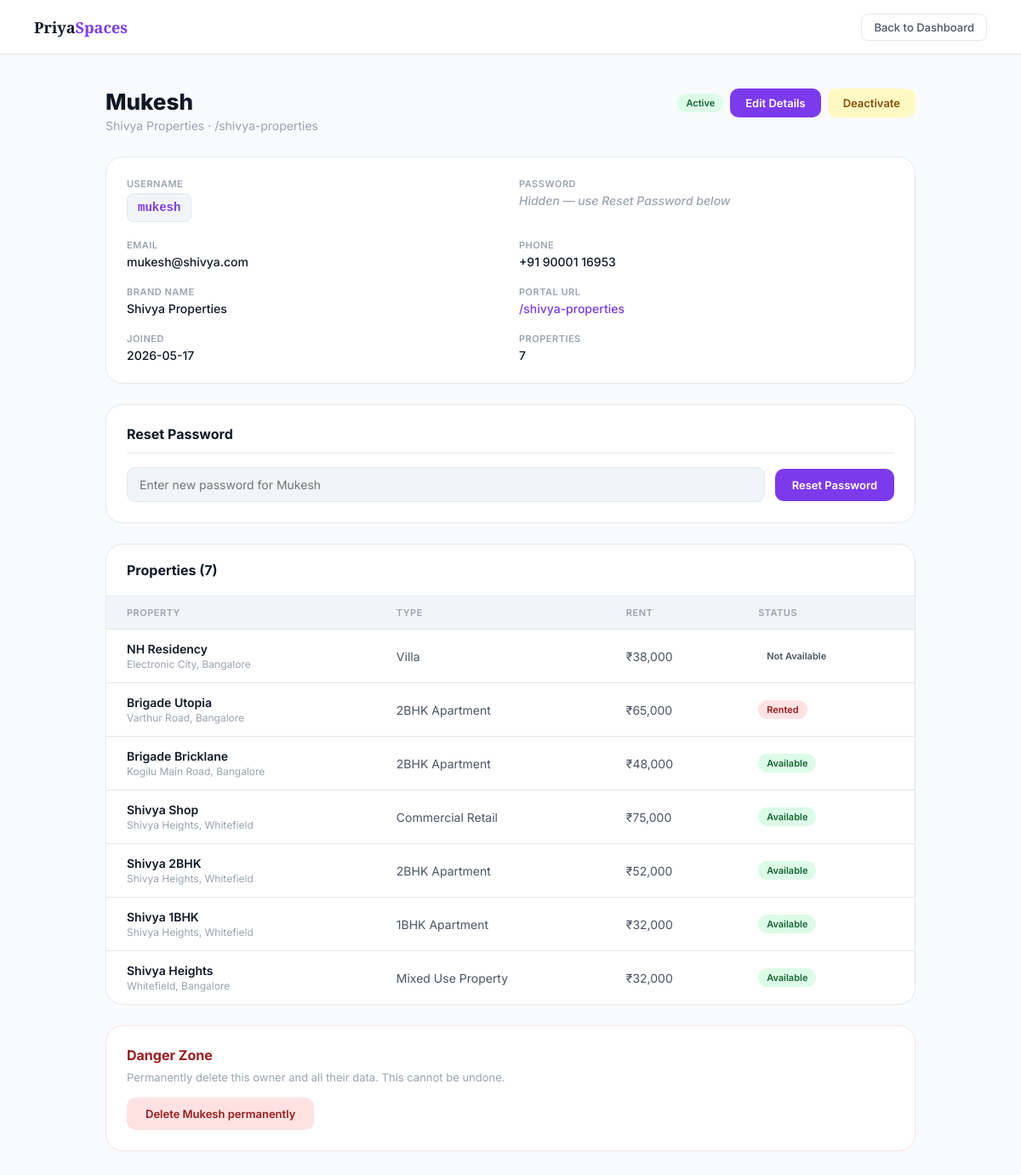
The page /admin/owner/1 (signed in) on the database its author committed.
### tables this page shows
CREATE TABLE owners (
    id INTEGER PRIMARY KEY AUTOINCREMENT,
    name TEXT NOT NULL,
    email TEXT UNIQUE NOT NULL,
    password TEXT NOT NULL,
    phone TEXT,
    slug TEXT UNIQUE NOT NULL,
    brand_name TEXT NOT NULL,
    is_active INTEGER DEFAULT 1,
    created_at TIMESTAMP DEFAULT CURRENT_TIMESTAMP
, username TEXT);

CREATE TABLE properties (
    id INTEGER PRIMARY KEY AUTOINCREMENT,
    owner_id INTEGER NOT NULL,
    title TEXT,
    location TEXT,
    rent TEXT,
    status TEXT,
    beds INTEGER,
    baths INTEGER,
    sqft INTEGER,
    image TEXT,
    property_type TEXT,
    security_deposit TEXT,
    facing TEXT,
    maintenance TEXT,
    floor TEXT,
    built TEXT,
    description TEXT,
    amenities TEXT,
    gallery_images TEXT,
    is_complex INTEGER DEFAULT 0,
    parent_id INTEGER DEFAULT NULL,
    FOREIGN KEY (owner_id) REFERENCES owners(id)
);

### app.py (the view)
@app.route("/admin/owner/<int:owner_id>")
@admin_required
@csrf.exempt
def admin_view_owner(owner_id):
    conn = get_db()
    owner = conn.execute("SELECT * FROM owners WHERE id=?", (owner_id,)).fetchone()
    if not owner:
        flash("Owner not found.", "danger")
        conn.close()
        return redirect(url_for("admin_dashboard"))
    properties = [parse_property(r) for r in conn.execute(
        "SELECT * FROM properties WHERE owner_id=? ORDER BY id DESC", (owner_id,)
    ).fetchall()]
    enqs = conn.execute("""
        SELECT e.*, p.title as property_title FROM enquiries e
        JOIN properties p ON e.property_id = p.id
        WHERE p.owner_id=? ORDER BY e.created_at DESC
    """, (owner_id,)).fetchall()
    conn.close()
    return render_template("admin_view_owner.html",
                           owner=dict(owner),
                           properties=properties,
                           enquiries=enqs,
                           admin_name=session["admin_name"])

### app.py (called while the page is built)
def get_db():
    conn = sqlite3.connect("properties.db", timeout=10)
    conn.row_factory = sqlite3.Row
    conn.execute("PRAGMA journal_mode=WAL")
    conn.execute("PRAGMA foreign_keys=ON")
    return conn

def parse_property(row):
    if row is None:
        return None
    p = dict(row)
    p["amenities"]      = json.loads(p["amenities"])      if p["amenities"]      else []
    p["gallery_images"] = json.loads(p["gallery_images"]) if p["gallery_images"] else []
    return p

def admin_required(f):
    @wraps(f)
    def decorated(*args, **kwargs):
        if "admin_id" not in session:
            flash("Admin access required.", "warning")
            return redirect(url_for("admin_login"))
        return f(*args, **kwargs)
    return decorated

### templates/admin_view_owner.html (shortened to what this page needs)
<!doctype html>
<html lang="en">
  <head>
  </head>
  <body>
    <div class="topbar">
      <a href="/" class="topbar-logo">Priya<span>Spaces</span></a>
      <a href="/admin/dashboard" class="back-link">Back to Dashboard</a>
    </div>
    <div class="content">
      <div class="page-header">
        <div>
          <h1>{{ owner.name }}</h1>
          <p>{{ owner.brand_name }} &middot; /{{ owner.slug }}</p>
        </div>
        <div class="header-actions">
          <span class="active-badge {{ 'on' if owner.is_active else 'off' }}"
            >{{ 'Active' if owner.is_active else 'Inactive' }}</span
          >
          <a href="/admin/edit-owner/{{ owner.id }}" class="btn-edit"
            >Edit Details</a
          >
          <form
            method="POST"
            action="/admin/toggle-owner/{{ owner.id }}"
            style="display: inline"
          >
            <button
              type="submit"
              class="btn-toggle {{ 'deactivate' if owner.is_active else 'activate' }}"
            >
              {{ 'Deactivate' if owner.is_active else 'Activate' }}
            </button>
          </form>
        </div>
      </div>
      <div class="owner-card">
        <div class="info-item">
          <p class="info-label">Username</p>
          <p class="info-value">
            <span class="username-box">{{ owner.username or 'Not set' }}</span>
          </p>
        </div>
        <div class="info-item">
          <p class="info-label">Password</p>
          <p class="info-value" style="color: var(--text3); font-style: italic">
            Hidden — use Reset Password below
          </p>
        </div>
        <div class="info-item">
          <p class="info-label">Email</p>
          <p class="info-value">{{ owner.email }}</p>
        </div>
        <div class="info-item">
          <p class="info-label">Phone</p>
          <p class="info-value">{{ owner.phone or 'Not set' }}</p>
        </div>
        <div class="info-item">
          <p class="info-label">Brand Name</p>
          <p class="info-value">{{ owner.brand_name }}</p>
        </div>
        <div class="info-item">
          <p class="info-label">Portal URL</p>
          <p class="info-value">
            <a href="/{{ owner.slug }}" target="_blank">/{{ owner.slug }}</a>
          </p>
        </div>
        <div class="info-item">
          <p class="info-label">Joined</p>
          <p class="info-value">
            {{ owner.created_at[:10] if owner.created_at else 'N/A' }}
          </p>
        </div>
        <div class="info-item">
          <p class="info-label">Properties</p>
          <p class="info-value">{{ properties | length }}</p>
        </div>
      </div>
      <div class="reset-card">
        <h2>Reset Password</h2>
        <form method="POST" action="/admin/reset-password/{{ owner.id }}">
          <div class="reset-row">
            <input
              type="text"
              name="new_password"
              placeholder="Enter new password for {{ owner.name }}"
              required
            />
            <button type="submit" class="btn-reset">Reset Password</button>
          </div>
        </form>
      </div>
      <div class="table-card">
        <div class="table-header">
          <h2>Properties ({{ properties | length }})</h2>
        </div>
        {% if properties %}
        <table>
          <thead>
            <tr>
              <th>Property</th>
              <th>Type</th>
              <th>Rent</th>
              <th>Status</th>
            </tr>
          </thead>
          <tbody>
            {% for prop in properties %}
            <tr>
              <td>
                <p class="prop-title">{{ prop.title }}</p>
                <p class="prop-loc">{{ prop.location }}</p>
              </td>
              <td>{{ prop.property_type or '—' }}</td>
              <td>{{ prop.rent }}</td>
              <td>
                <span
                  class="status-badge status-{{ prop.status | replace(' ','') }}"
                  >{{ prop.status }}</span
                >
              </td>
            </tr>
            {% endfor %}
          </tbody>
        </table>
        {% else %}
        <p class="empty">No properties yet.</p>
        {% endif %}
      </div>
      <div class="danger-zone">
        <h2>Danger Zone</h2>
        <p>
          Permanently delete this owner and all their data. This cannot be
          undone.
        </p>
        <form
          method="POST"
          action="/admin/delete-owner/{{ owner.id }}"
          onsubmit="return confirm('Permanently delete {{ owner.name }} and ALL their data?')"
        >
          <button type="submit" class="btn-danger">
            Delete {{ owner.name }} permanently
          </button>
        </form>
      </div>
    </div>
  </body>
</html>

### rows shown on the page
owners: name "Mukesh", brand_name "Shivya Properties", slug "shivya-properties", is_active "Active", is_active "Deactivate", username "mukesh", email "mukesh@shivya.com", phone "+91 90001 16953", created_at "2026-05-17", new_password "Enter new password for Mukesh"
properties: title "NH Residency", location "Electronic City, Bangalore", property_type "Villa", rent "₹38,000", status "Not Available"
properties: title "Brigade Utopia", location "Varthur Road, Bangalore", property_type "2BHK Apartment", rent "₹65,000", status "Rented"
properties: title "Brigade Bricklane", location "Kogilu Main Road, Bangalore", property_type "2BHK Apartment", rent "₹48,000", status "Available"
properties: title "Shivya Shop", location "Shivya Heights, Whitefield", property_type "Commercial Retail", rent "₹75,000", status "Available"
properties: title "Shivya 2BHK", location "Shivya Heights, Whitefield", property_type "2BHK Apartment", rent "₹52,000", status "Available"
properties: title "Shivya 1BHK", location "Shivya Heights, Whitefield", property_type "1BHK Apartment", rent "₹32,000", status "Available"
properties: title "Shivya Heights", location "Whitefield, Bangalore", property_type "Mixed Use Property", rent "₹32,000", status "Available"

### other values the page prints
{{ properties | length }} "7"
